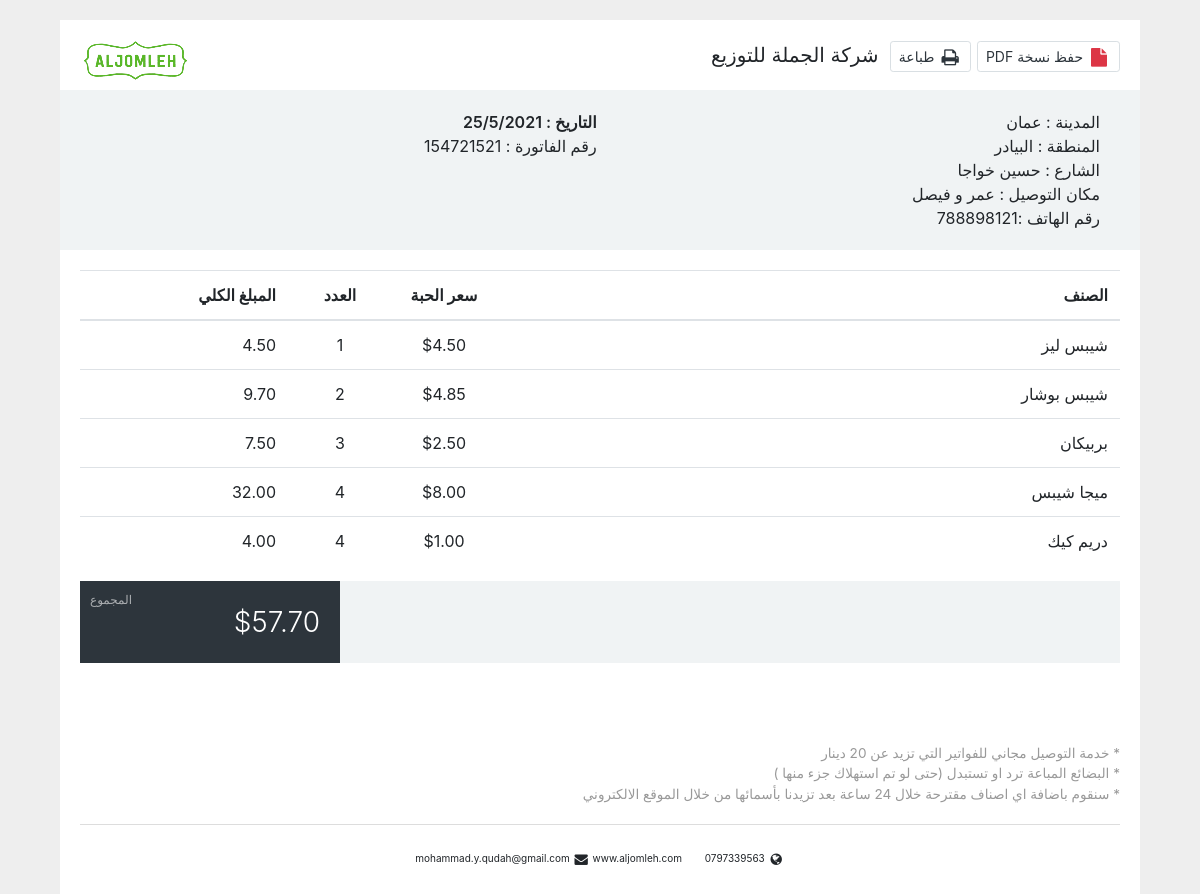
/bill/110/ (signed in), run on the app's committed database.
### store/models.py (models this page shows, shortened)
class ShippingAddress(models.Model):
    customer = models.ForeignKey(Customer , on_delete=models.SET_NULL,null=True)
    order = models.ForeignKey(Order , on_delete=models.SET_NULL,null=True)
    city = models.CharField(max_length=50,null=False)
    Region= models.CharField(max_length=50,null=False)
    street = models.CharField(max_length=50,null=False)
    place = models.CharField(max_length=50,null=False)

class Customer (models.Model):
    user = models.OneToOneField(User , null=True , blank=True , on_delete=models.CASCADE)
    name =models.CharField(max_length=50 , null=True)
    email = models.CharField(max_length=50)
    Address=models.CharField(max_length=200)
    phone = models.IntegerField(null=True)

class OrderItem (models.Model):
    product=models.ForeignKey(Product,on_delete=models.SET_NULL, blank=True, null=True)
    order=models.ForeignKey(Order,on_delete=models.SET_NULL, blank=True, null=True)
    quantity  =models.IntegerField(default=0, null=True, blank=True)
    flavor =models.ForeignKey('flavor', null=True  ,blank=True, on_delete=models.CASCADE)
    date = models.DateField(auto_now_add=True)

class Product(models.Model):
    name = models.CharField(max_length=40)
    price =models.DecimalField(max_digits=7, decimal_places=2)
    size = models.CharField(max_length=10)
    category =models.ForeignKey(Category, null=True ,  blank=True  , on_delete=models.SET_NULL)
    brand =models.ForeignKey(Brand, null=True ,  blank=True , on_delete=models.SET_NULL)
    flavor =models.ForeignKey(Flavor, null=True  , on_delete=models.CASCADE)
    image=models.ImageField(null=True, blank=True)

### store/views.py (the view)
# urls.py: path('bill/<str:pk>/', views.bill, name="bill"),
def bill(request,pk):
    if request.user.is_authenticated:
        order=Order.objects.get(id=pk)
        items = order.orderitem_set.all()
        customer =order.customer
        address = ShippingAddress.objects.filter(customer=customer)
        for i in address:
            print (i.city)
        total = 0
        for item in items:
            total = item.product.price * item.quantity + total
        products =Product.objects.all()
        context = {"items":items , "total":total,  "address":i , "customer":customer}
        return render(request, 'store/bill.html', context)
    else:
        return HttpResponse('<h1> please login </h1>')

### store/templates/store/bill.html (shortened to what this page needs)
{% load static %}
{% load mathfilters %}
<!DOCTYPE html>
<html lang="en">
<head>
    <link rel="stylesheet" href="{% static 'css/bootstrap.min.css' %}">
    <link rel="stylesheet" type="text/css" href="{% static 'css/bill.css' %}">
    <link rel="stylesheet" href="{% static 'css/bootstrap-rtl.css' %}">
</head>
<body>
<link href="https://maxcdn.bootstrapcdn.com/font-awesome/4.3.0/css/font-awesome.min.css" rel="stylesheet">
<div class="container">
   <div class="col-md-12">
      <div class="invoice">
         <div class="invoice-company text-inverse f-w-600">
            <span class="pull-right hidden-print">
            <a href="javascript:;" class="btn btn-sm btn-white m-b-10 p-l-5"><i class="fa fa-file t-plus-1 text-danger fa-fw fa-lg"></i> حفظ نسخة PDF</a>
            <a href="javascript:;" onclick="window.print()" class="btn btn-sm btn-white m-b-10 p-l-5"><i class="fa fa-print t-plus-1 fa-fw fa-lg"></i> طباعة</a>
            </span>
            &nbsp
            شركة الجملة للتوزيع
            <a style="float: left" class="logo"><img src="{% static 'images/logo.png' %}" alt="logo"></a>
         </div>
         <div class="invoice-header">
            <div class="invoice-to">
                  المدينة : {{address.city}}<br>
                  المنطقة : {{address.Region}}<br>
                  الشارع :  {{address.street}}<br>
                  مكان التوصيل : {{address.place}} <br>
                رقم الهاتف :{{customer.phone}}<br>
            </div>
            <div class="invoice-date">
               <div class="date text-inverse m-t-5">التاريخ : 25/5/2021 </div>
               <div class="invoice-detail">
                  رقم الفاتورة : 154721521<br>
               </div>
            </div>
         </div>
         <div class="invoice-content">
            <div class="table-responsive">
               <table class="table table-invoice">
                  <thead>
                     <tr>
                        <th>الصنف</th>
                        <th class="text-center" width="10%">سعر الحبة</th>
                        <th class="text-center" width="10%">العدد</th>
                        <th class="text-right" width="20%">المبلغ الكلي</th>
                     </tr>
                  </thead>
                  <tbody>
                     {% for item in items %}
                     <tr>
                        <td>
                           <span class="text-inverse">{{item.product.name}} </span><br>
                        </td>
                        <td class="text-center">${{item.product.price}}</td>
                        <td class="text-center">{{item.quantity}}</td>
                        <td class="text-right">
                           {{ item.product.price|mul:item.quantity }}
</td>
                     </tr>
                {% endfor %}
                  </tbody>
               </table>
            </div>
            <div class="invoice-price">
               <div class="invoice-price-left">
               </div>
               <div class="invoice-price-right">
                  <small>المجموع</small> <span class="f-w-600">${{total}}</span>
               </div>
            </div>
         </div>
         <div class="invoice-note">
            * خدمة التوصيل مجاني للفواتير التي تزيد عن 20 دينار<br>
            * البضائع المباعة ترد او تستبدل  (حتى لو تم استهلاك جزء منها )<br>
            * سنقوم باضافة اي اصناف مقترحة خلال 24 ساعة بعد تزيدنا بأسمائها من خلال الموقع الالكتروني
         </div>
         <div class="invoice-footer">
            <p class="text-center">
               <span class="m-r-10"><i class="fa fa-fw fa-lg fa-globe"></i> 0797339563</span>
               <span class="m-r-10"> mohammad.y.qudah@gmail.com</span>
               <span class="m-r-10"><i class="fa fa-fw fa-lg fa-envelope"></i> www.aljomleh.com</span>
            </p>
         </div>
      </div>
   </div>
</div>
</body>
</html>

### static/css/bill.css (style rules this page uses)
body { margin-top:20px; background:#eee; }
.invoice { background: #fff; padding: 20px }
.invoice-company { font-size: 20px }
.invoice-header { margin: 0 -20px; background: #f0f3f4; padding: 20px }
.invoice-date, .invoice-from, .invoice-to { display: table-cell; width: 1% }
.invoice-from, .invoice-to { padding-right: 20px }
.invoice-date .date, .invoice-from strong, .invoice-to strong { font-size: 16px; font-weight: 600 }
.invoice-date { text-align: right; padding-left: 20px }
.invoice-price { background: #f0f3f4; display: table; width: 100% }
.invoice-price .invoice-price-left, .invoice-price .invoice-price-right { display: table-cell; padding: 20px; font-size: 20px; font-weight: 600; width: 75%; position: relative; vertical-align: middle }
.invoice-price small { font-size: 12px; font-weight: 400; display: block }
.invoice-price .invoice-price-right { width: 25%; background: #2d353c; color: #fff; font-size: 28px; text-align: right; vertical-align: bottom; font-weight: 300 }
.invoice-price .invoice-price-right small { display: block; opacity: .6; position: absolute; top: 10px; left: 10px; font-size: 12px }
.invoice-footer { border-top: 1px solid #ddd; padding-top: 10px; font-size: 10px }
.invoice-note { color: #999; margin-top: 80px; font-size: 85% }
.invoice>div:not(.invoice-footer) { margin-bottom: 20px }
.btn.btn-white, .btn.btn-white.disabled, .btn.btn-white.disabled:focus, .btn.btn-white.disabled:hover, .btn.btn-white[disabled], .btn.btn-white[disabled]:focus, .btn.btn-white[disabled]:hover { color: #2d353c; background: #fff; border-color: #d9dfe3; }

### data on the page
ShippingAddress: city "عمان", Region "البيادر", street "حسين خواجا", place "عمر و فيصل"
Customer: phone "788898121"
OrderItem: product.name "شيبس ليز", product.price "4.50", quantity "1", product.price|mul "4.50"
OrderItem: product.name "شيبس بوشار", product.price "4.85", quantity "2", product.price|mul "9.70"
OrderItem: product.name "بربيكان", product.price "2.50", quantity "3", product.price|mul "7.50"
OrderItem: product.name "ميجا شيبس", product.price "8.00", quantity "4", product.price|mul "32.00"
OrderItem: product.name "دريم كيك", product.price "1.00", quantity "4", product.price|mul "4.00"

### other printed values
{{ total }} "57.70"
